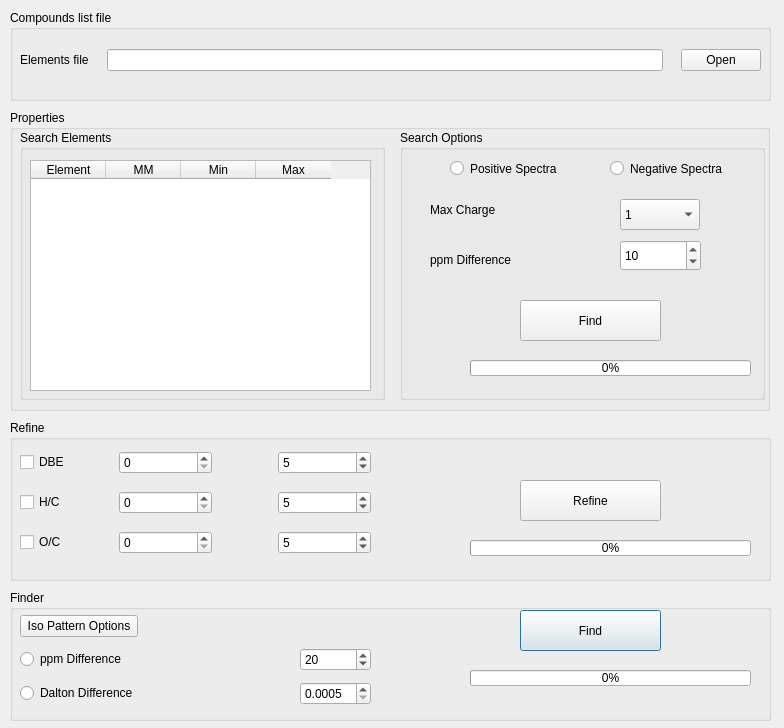
<?xml version="1.0" encoding="UTF-8"?>
<ui version="4.0">
 <class>IsoOptions</class>
 <widget class="QDialog" name="IsoOptions">
  <property name="geometry">
   <rect>
    <x>0</x>
    <y>0</y>
    <width>784</width>
    <height>728</height>
   </rect>
  </property>
  <property name="windowTitle">
   <string>Dialog</string>
  </property>
  <widget class="QGroupBox" name="IsoFinder_GBox">
   <property name="geometry">
    <rect>
     <x>10</x>
     <y>590</y>
     <width>761</width>
     <height>131</height>
    </rect>
   </property>
   <property name="title">
    <string>Finder</string>
   </property>
   <widget class="QPushButton" name="IsoFind_btn">
    <property name="geometry">
     <rect>
      <x>510</x>
      <y>20</y>
      <width>141</width>
      <height>41</height>
     </rect>
    </property>
    <property name="text">
     <string>Find</string>
    </property>
   </widget>
   <widget class="QProgressBar" name="IsoFinder_PBar">
    <property name="geometry">
     <rect>
      <x>460</x>
      <y>80</y>
      <width>281</width>
      <height>16</height>
     </rect>
    </property>
    <property name="value">
     <number>0</number>
    </property>
   </widget>
   <widget class="QWidget" name="gridLayoutWidget_2">
    <property name="geometry">
     <rect>
      <x>10</x>
      <y>20</y>
      <width>351</width>
      <height>101</height>
     </rect>
    </property>
    <layout class="QGridLayout" name="gridLayout_2">
     <item row="2" column="1">
      <spacer name="horizontalSpacer_2">
       <property name="orientation">
        <enum>Qt::Horizontal</enum>
       </property>
       <property name="sizeHint" stdset="0">
        <size>
         <width>40</width>
         <height>20</height>
        </size>
       </property>
      </spacer>
     </item>
     <item row="2" column="2">
      <widget class="QDoubleSpinBox" name="dalton_SPbox_F">
       <property name="decimals">
        <number>4</number>
       </property>
       <property name="minimum">
        <double>0.000500000000000</double>
       </property>
       <property name="singleStep">
        <double>0.000100000000000</double>
       </property>
      </widget>
     </item>
     <item row="1" column="1">
      <spacer name="horizontalSpacer_3">
       <property name="orientation">
        <enum>Qt::Horizontal</enum>
       </property>
       <property name="sizeHint" stdset="0">
        <size>
         <width>40</width>
         <height>20</height>
        </size>
       </property>
      </spacer>
     </item>
     <item row="2" column="0">
      <widget class="QRadioButton" name="dalton_RBtn">
       <property name="text">
        <string>Dalton Difference</string>
       </property>
      </widget>
     </item>
     <item row="1" column="0">
      <widget class="QRadioButton" name="ppm_RBtn">
       <property name="text">
        <string>ppm Difference</string>
       </property>
      </widget>
     </item>
     <item row="1" column="2">
      <widget class="QSpinBox" name="ppm_SPbox_F">
       <property name="value">
        <number>20</number>
       </property>
      </widget>
     </item>
     <item row="0" column="0">
      <widget class="QPushButton" name="IsoOptions_btn">
       <property name="text">
        <string>Iso Pattern Options</string>
       </property>
      </widget>
     </item>
    </layout>
   </widget>
  </widget>
  <widget class="QGroupBox" name="groupBox_2">
   <property name="geometry">
    <rect>
     <x>10</x>
     <y>110</y>
     <width>760</width>
     <height>301</height>
    </rect>
   </property>
   <property name="title">
    <string>Properties</string>
   </property>
   <widget class="QGroupBox" name="Option_GBox">
    <property name="geometry">
     <rect>
      <x>390</x>
      <y>20</y>
      <width>365</width>
      <height>270</height>
     </rect>
    </property>
    <property name="title">
     <string>Search Options</string>
    </property>
    <widget class="QRadioButton" name="Pos_RBtn">
     <property name="geometry">
      <rect>
       <x>50</x>
       <y>30</y>
       <width>141</width>
       <height>17</height>
      </rect>
     </property>
     <property name="text">
      <string>Positive Spectra</string>
     </property>
    </widget>
    <widget class="QRadioButton" name="Neg_RBtn">
     <property name="geometry">
      <rect>
       <x>210</x>
       <y>30</y>
       <width>141</width>
       <height>17</height>
      </rect>
     </property>
     <property name="layoutDirection">
      <enum>Qt::LeftToRight</enum>
     </property>
     <property name="autoFillBackground">
      <bool>false</bool>
     </property>
     <property name="text">
      <string>Negative Spectra</string>
     </property>
    </widget>
    <widget class="QSpinBox" name="ppm_SPbox">
     <property name="geometry">
      <rect>
       <x>220</x>
       <y>110</y>
       <width>81</width>
       <height>31</height>
      </rect>
     </property>
     <property name="value">
      <number>10</number>
     </property>
    </widget>
    <widget class="QPushButton" name="Search_btn">
     <property name="geometry">
      <rect>
       <x>120</x>
       <y>170</y>
       <width>141</width>
       <height>41</height>
      </rect>
     </property>
     <property name="text">
      <string>Find</string>
     </property>
    </widget>
    <widget class="QComboBox" name="charge_cBox">
     <property name="geometry">
      <rect>
       <x>220</x>
       <y>69</y>
       <width>80</width>
       <height>31</height>
      </rect>
     </property>
     <property name="currentIndex">
      <number>0</number>
     </property>
     <property name="maxCount">
      <number>5</number>
     </property>
     <item>
      <property name="text">
       <string>1</string>
      </property>
     </item>
     <item>
      <property name="text">
       <string>2</string>
      </property>
     </item>
     <item>
      <property name="text">
       <string>3</string>
      </property>
     </item>
     <item>
      <property name="text">
       <string>4</string>
      </property>
     </item>
     <item>
      <property name="text">
       <string>5</string>
      </property>
     </item>
    </widget>
    <widget class="QLabel" name="label">
     <property name="geometry">
      <rect>
       <x>30</x>
       <y>70</y>
       <width>101</width>
       <height>20</height>
      </rect>
     </property>
     <property name="text">
      <string>Max Charge</string>
     </property>
    </widget>
    <widget class="QLabel" name="label_2">
     <property name="geometry">
      <rect>
       <x>30</x>
       <y>120</y>
       <width>101</width>
       <height>20</height>
      </rect>
     </property>
     <property name="text">
      <string>ppm Difference</string>
     </property>
    </widget>
    <widget class="QLabel" name="Search_LB">
     <property name="geometry">
      <rect>
       <x>120</x>
       <y>220</y>
       <width>141</width>
       <height>31</height>
      </rect>
     </property>
     <property name="font">
      <font>
       <pointsize>12</pointsize>
       <weight>75</weight>
       <bold>true</bold>
      </font>
     </property>
     <property name="text">
      <string/>
     </property>
     <property name="alignment">
      <set>Qt::AlignCenter</set>
     </property>
    </widget>
    <widget class="QProgressBar" name="ElFinder_PBar">
     <property name="geometry">
      <rect>
       <x>70</x>
       <y>230</y>
       <width>281</width>
       <height>16</height>
      </rect>
     </property>
     <property name="value">
      <number>0</number>
     </property>
    </widget>
   </widget>
   <widget class="QGroupBox" name="groupBox_4">
    <property name="geometry">
     <rect>
      <x>10</x>
      <y>20</y>
      <width>365</width>
      <height>270</height>
     </rect>
    </property>
    <property name="title">
     <string>Search Elements</string>
    </property>
    <widget class="QTableWidget" name="tableWidget">
     <property name="geometry">
      <rect>
       <x>10</x>
       <y>30</y>
       <width>341</width>
       <height>231</height>
      </rect>
     </property>
     <property name="autoFillBackground">
      <bool>false</bool>
     </property>
     <attribute name="horizontalHeaderCascadingSectionResizes">
      <bool>false</bool>
     </attribute>
     <attribute name="horizontalHeaderDefaultSectionSize">
      <number>75</number>
     </attribute>
     <attribute name="horizontalHeaderStretchLastSection">
      <bool>false</bool>
     </attribute>
     <attribute name="verticalHeaderStretchLastSection">
      <bool>false</bool>
     </attribute>
     <column>
      <property name="text">
       <string>Element</string>
      </property>
     </column>
     <column>
      <property name="text">
       <string>MM</string>
      </property>
     </column>
     <column>
      <property name="text">
       <string>Min</string>
      </property>
     </column>
     <column>
      <property name="text">
       <string>Max</string>
      </property>
     </column>
    </widget>
   </widget>
  </widget>
  <widget class="QGroupBox" name="gBox_SearchMethod">
   <property name="geometry">
    <rect>
     <x>10</x>
     <y>10</y>
     <width>761</width>
     <height>91</height>
    </rect>
   </property>
   <property name="title">
    <string>Compounds list file</string>
   </property>
   <property name="flat">
    <bool>false</bool>
   </property>
   <property name="checkable">
    <bool>false</bool>
   </property>
   <widget class="QWidget" name="gridLayoutWidget_4">
    <property name="geometry">
     <rect>
      <x>10</x>
      <y>20</y>
      <width>741</width>
      <height>61</height>
     </rect>
    </property>
    <layout class="QGridLayout" name="files_selectro_Layout_3">
     <property name="bottomMargin">
      <number>0</number>
     </property>
     <property name="horizontalSpacing">
      <number>18</number>
     </property>
     <property name="verticalSpacing">
      <number>6</number>
     </property>
     <item row="0" column="2">
      <widget class="QPushButton" name="EC_Open_btn">
       <property name="text">
        <string>Open</string>
       </property>
      </widget>
     </item>
     <item row="0" column="1">
      <widget class="QLineEdit" name="EC_line"/>
     </item>
     <item row="0" column="0">
      <widget class="QLabel" name="EC_label">
       <property name="text">
        <string>Elements file</string>
       </property>
      </widget>
     </item>
    </layout>
   </widget>
  </widget>
  <widget class="QGroupBox" name="Refine_GBox">
   <property name="geometry">
    <rect>
     <x>10</x>
     <y>420</y>
     <width>761</width>
     <height>161</height>
    </rect>
   </property>
   <property name="title">
    <string>Refine</string>
   </property>
   <widget class="QWidget" name="gridLayoutWidget">
    <property name="geometry">
     <rect>
      <x>10</x>
      <y>20</y>
      <width>351</width>
      <height>126</height>
     </rect>
    </property>
    <layout class="QGridLayout" name="gridLayout">
     <item row="0" column="0">
      <widget class="QCheckBox" name="DBE_CBox">
       <property name="text">
        <string>DBE </string>
       </property>
      </widget>
     </item>
     <item row="2" column="3">
      <widget class="QSpinBox" name="OC_max_SBox">
       <property name="value">
        <number>5</number>
       </property>
      </widget>
     </item>
     <item row="0" column="1">
      <widget class="QSpinBox" name="DBE_min_SBox">
       <property name="frame">
        <bool>true</bool>
       </property>
       <property name="value">
        <number>0</number>
       </property>
      </widget>
     </item>
     <item row="0" column="3">
      <widget class="QSpinBox" name="DBE_max_SBox">
       <property name="value">
        <number>5</number>
       </property>
      </widget>
     </item>
     <item row="1" column="1">
      <widget class="QSpinBox" name="HC_min_SBox">
       <property name="value">
        <number>0</number>
       </property>
      </widget>
     </item>
     <item row="1" column="3">
      <widget class="QSpinBox" name="HC_max_SBox">
       <property name="value">
        <number>5</number>
       </property>
      </widget>
     </item>
     <item row="2" column="1">
      <widget class="QSpinBox" name="OC_min_SBox">
       <property name="value">
        <number>0</number>
       </property>
      </widget>
     </item>
     <item row="2" column="0">
      <widget class="QCheckBox" name="OC_CBox">
       <property name="text">
        <string>O/C</string>
       </property>
      </widget>
     </item>
     <item row="1" column="0">
      <widget class="QCheckBox" name="HC_CBox">
       <property name="text">
        <string>H/C</string>
       </property>
      </widget>
     </item>
     <item row="0" column="2">
      <spacer name="horizontalSpacer">
       <property name="orientation">
        <enum>Qt::Horizontal</enum>
       </property>
       <property name="sizeType">
        <enum>QSizePolicy::Fixed</enum>
       </property>
       <property name="sizeHint" stdset="0">
        <size>
         <width>60</width>
         <height>20</height>
        </size>
       </property>
      </spacer>
     </item>
    </layout>
   </widget>
   <widget class="QPushButton" name="Refine_btn">
    <property name="geometry">
     <rect>
      <x>510</x>
      <y>60</y>
      <width>141</width>
      <height>41</height>
     </rect>
    </property>
    <property name="text">
     <string>Refine</string>
    </property>
   </widget>
   <widget class="QLabel" name="Refine_LB">
    <property name="geometry">
     <rect>
      <x>510</x>
      <y>110</y>
      <width>141</width>
      <height>31</height>
     </rect>
    </property>
    <property name="font">
     <font>
      <pointsize>12</pointsize>
      <weight>75</weight>
      <bold>true</bold>
     </font>
    </property>
    <property name="text">
     <string/>
    </property>
    <property name="alignment">
     <set>Qt::AlignCenter</set>
    </property>
   </widget>
   <widget class="QProgressBar" name="Refiner_PBar">
    <property name="geometry">
     <rect>
      <x>460</x>
      <y>120</y>
      <width>281</width>
      <height>16</height>
     </rect>
    </property>
    <property name="value">
     <number>0</number>
    </property>
   </widget>
  </widget>
 </widget>
 <resources/>
 <connections/>
</ui>
